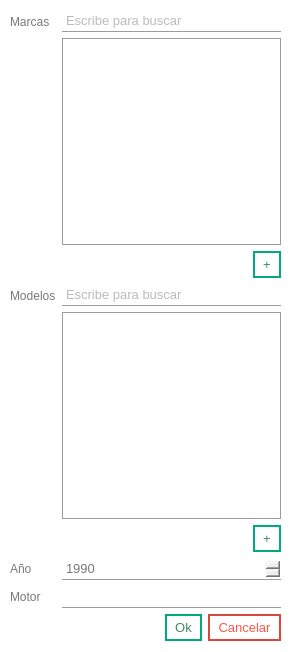
<?xml version="1.0" encoding="UTF-8"?>
<ui version="4.0">
    <class>Dialog</class>
    <widget class="QDialog" name="Dialog" key="a93bc25faac627fb8b33ee3f54f3696f">
        <property name="geometry">
            <rect>
                <x>0</x>
                <y>0</y>
                <width>295</width>
                <height>652</height>
            </rect>
        </property>
        <property name="windowTitle">
            <string>Nueva Marca</string>
        </property>
        <property name="styleSheet">
            <string notr="true">QMainWindow, QDialog{
                background-color: rgb(255, 255, 255);
                }

                /**** QPushButton (enabled) ****/
                QPushButton
                {
                background-color: rgb(85, 170, 255);
                font: 10pt;
                color: rgb(255, 255, 255);
                padding: 4px 8px;
                border: 2px solid rgb(85, 170, 255);
                border-radius: 8px;
                padding: 5px;
                }

                QPushButton:hover
                {
                background-color: rgb(0, 121, 182);
                border: 2px solid rgb(66, 133, 199);
                }

                QPushButton:pressed
                {
                border:3px solid rgb(66, 133, 199);
                padding: -1px 1px 1px 1px;
                }

                /******* QLabel ***********/
                QLabel{
                color: rgb(120, 120, 120)
                }
                labelHab1:hover{
                color: rgb(120, 0, 0)
                }

                /*******QLineEdit************/
                QTextEdit {
                font: 10pt;
                color: rgb(120, 120, 120);
                border: 1px solid rgb(156, 156, 156);
                border-radius: 0px;
                padding: 2px;
                }
                QLineEdit, QDateEdit, QDoubleSpinBox, QSpinBox{
                font: 10pt;
                color: rgb(120, 120, 120);
                border: 1px solid rgb(156, 156, 156);
                border-radius: 0px;
                padding: 2px;
                border-top: 1px white;
                border-left: 1px white;
                border-right: 1px white;
                }
                /********QComboBox*******/
                QComboBox{
                font: 10pt;
                color: rgb(120, 120, 120);
                border: 1px solid rgb(156, 156, 156);
                padding: 2px;
                selection-background-color: white;
                selection-color: rgb(120, 120, 120);
                border-top: 1px white;
                border-left: 1px white;
                border-right: 1px white;
                }
                QComboBox QAbstractItemView
                {
                background-color: white;
                color:rgb(120, 120, 120);
                padding: 4px;
                border: 1px solid rgb(156, 156, 156);
                border-top: 1px white;
                border-left: 1px white;
                border-right: 1px white;
                }

                QLineEdit:hover, QDateEdit:hover, QDoubleSpinBox:hover, QComboBox:hover
                {
                color: rgb(85, 170, 255);
                border: 1px solid rgb(85, 170, 255);
                border-top: 1px white;
                border-left: 1px white;
                border-right: 1px white;
                }

                QLineEdit:focus, QDateEdit:focus, QDoubleSpinBox:focus, QComboBox:focus
                {
                border-color: rgb(90,200,255);
                border-top: 1px white;
                border-left: 1px white;
                border-right: 1px white;
                }

                QToolTip
                {
                background-color:rgb(85, 170, 255);
                color: white;
                border: 1px solid rgb(85, 170, 255);
                opacity: 50;
                padding: 1px;
                }
                QTabWidget
                {
                background-color: transparent;
                }

                QTabWidget::pane {
                border-top: 1px solid rgb(156, 156, 156);
                border-bottom: 1px solid rgb(156, 156, 156);
                position: absolute;
                top: -0.25em;
                }
                /**** QTabWidget (disabled) ****/
                QTabWidget::pane:disabled
                {
                border-color: rgb(60,60,60);
                }

                QTabWidget::tab-bar {
                alignment: center;
                border: 1px white;
                border-radius: 5px;
                }

                QTreeView
                {
                alternate-background-color: rgb(200,200,200);
                background-color: white;
                border: 1px solid rgb(156, 156, 156);
                font: 10pt;
                color: rgb(120,120,120);
                selection-background-color:rgb(90,200,255);
                selection-color: rgb(156, 156, 156);
                }
                QListView{
                alternate-background-color: rgb(200,200,200);
                background-color: white;
                border: 1px solid rgb(255, 255, 255);
                font: 8pt;
                color: rgb(120,120,120);
                selection-background-color:rgb(90,200,255);
                selection-color: rgb(156, 156, 156);
                }
            </string>
        </property>
        <widget class="QWidget" name="formLayoutWidget">
            <property name="geometry">
                <rect>
                    <x>10</x>
                    <y>10</y>
                    <width>271</width>
                    <height>631</height>
                </rect>
            </property>
            <layout class="QFormLayout" name="formLayout">
                <item row="0" column="0">
                    <widget class="QLabel" name="marcaLabel">
                        <property name="text">
                            <string>Marcas</string>
                        </property>
                    </widget>
                </item>
                <item row="1" column="0">
                    <widget class="QLabel" name="modeloLabel">
                        <property name="text">
                            <string>Modelos</string>
                        </property>
                    </widget>
                </item>
                <item row="2" column="0">
                    <widget class="QLabel" name="aOLabel">
                        <property name="text">
                            <string>Año</string>
                        </property>
                    </widget>
                </item>
                <item row="2" column="1">
                    <widget class="QSpinBox" name="yearSpinBox">
                        <property name="minimum">
                            <number>0</number>
                        </property>
                        <property name="maximum">
                            <number>2050</number>
                        </property>
                        <property name="value">
                            <number>1990</number>
                        </property>
                    </widget>
                </item>
                <item row="3" column="0">
                    <widget class="QLabel" name="motorLabel">
                        <property name="text">
                            <string>Motor</string>
                        </property>
                    </widget>
                </item>
                <item row="3" column="1">
                    <widget class="QLineEdit" name="motorLineEdit"/>
                </item>
                <item row="4" column="1">
                    <layout class="QHBoxLayout" name="horizontalLayout_2">
                        <item>
                            <spacer name="horizontalSpacer">
                                <property name="orientation">
                                    <enum>Qt::Horizontal</enum>
                                </property>
                                <property name="sizeHint" stdset="0">
                                    <size>
                                        <width>40</width>
                                        <height>20</height>
                                    </size>
                                </property>
                            </spacer>
                        </item>
                        <item>
                            <widget class="QPushButton" name="okPushButton">
                                <property name="styleSheet">
                                    <string notr="true">QPushButton
                                        {
                                        background-color: white;
                                        font: 10pt;
                                        color: rgb(67, 136, 101);
                                        padding: 4px 8px;
                                        border: 2px solid rgb(0, 170, 127);
                                        border-bottom-right-radius: 0px;
                                        border-bottom-left-radius: 0px;
                                        border-top-right-radius: 0px;
                                        border-top-left-radius: 0px;
                                        }

                                        :hover
                                        {
                                        background-color: rgb(0, 170, 127);
                                        color: white;
                                        border: 2px solid rgb(120, 200, 29);
                                        }

                                        :pressed
                                        {
                                        border:3px solid rgb(255, 255, 255);
                                        padding: -1px 1px 1px 1px;
                                        }
                                    </string>
                                </property>
                                <property name="text">
                                    <string>Ok</string>
                                </property>
                            </widget>
                        </item>
                        <item>
                            <widget class="QPushButton" name="cancelPushButton">
                                <property name="styleSheet">
                                    <string notr="true">QPushButton{
                                        background-color: white;
                                        font: 10pt;
                                        color: rgb(255, 86, 71);
                                        padding: 4px 8px;
                                        border: 2px solid rgb(217, 71, 60);
                                        border-bottom-right-radius: 0px;
                                        border-bottom-left-radius: 0px;
                                        border-top-right-radius: 0px;
                                        border-top-left-radius: 0px;
                                        }

                                        :hover{
                                        background-color: rgb(217, 71, 60);
                                        border: 2px solid rgb(255, 86, 71);
                                        color: white;
                                        }

                                        :pressed{
                                        border:3px solid rgb(255, 255, 255);
                                        padding: -1px 1px 1px 1px;
                                        }
                                    </string>
                                </property>
                                <property name="text">
                                    <string>Cancelar</string>
                                </property>
                            </widget>
                        </item>
                    </layout>
                </item>
                <item row="0" column="1">
                    <layout class="QVBoxLayout" name="verticalLayout">
                        <item>
                            <widget class="QLineEdit" name="makeLineEdit">
                                <property name="maxLength">
                                    <number>20</number>
                                </property>
                                <property name="placeholderText">
                                    <string>Escribe para buscar</string>
                                </property>
                            </widget>
                        </item>
                        <item>
                            <widget class="QTreeWidget" name="makesTreeWidget">
                                <property name="headerHidden">
                                    <bool>true</bool>
                                </property>
                                <column>
                                    <property name="text">
                                        <string>New Column</string>
                                    </property>
                                </column>
                            </widget>
                        </item>
                        <item>
                            <layout class="QHBoxLayout" name="horizontalLayout_3">
                                <item>
                                    <spacer name="horizontalSpacer_2">
                                        <property name="orientation">
                                            <enum>Qt::Horizontal</enum>
                                        </property>
                                        <property name="sizeHint" stdset="0">
                                            <size>
                                                <width>40</width>
                                                <height>20</height>
                                            </size>
                                        </property>
                                    </spacer>
                                </item>
                                <item>
                                    <widget class="QPushButton" name="addMakePushButton">
                                        <property name="styleSheet">
                                            <string notr="true">QPushButton
                                                {
                                                background-color: white;
                                                font: 10pt;
                                                color: rgb(67, 136, 101);
                                                padding: 4px 8px;
                                                border: 2px solid rgb(0, 170, 127);
                                                border-bottom-right-radius: 0px;
                                                border-bottom-left-radius: 0px;
                                                border-top-right-radius: 0px;
                                                border-top-left-radius: 0px;
                                                }

                                                :hover
                                                {
                                                background-color: rgb(0, 170, 127);
                                                color: white;
                                                border: 2px solid rgb(120, 200, 29);
                                                }

                                                :pressed
                                                {
                                                border:3px solid rgb(255, 255, 255);
                                                padding: -1px 1px 1px 1px;
                                                }
                                            </string>
                                        </property>
                                        <property name="text">
                                            <string>+</string>
                                        </property>
                                    </widget>
                                </item>
                            </layout>
                        </item>
                    </layout>
                </item>
                <item row="1" column="1">
                    <layout class="QVBoxLayout" name="verticalLayout_2">
                        <item>
                            <widget class="QLineEdit" name="modelLineEdit">
                                <property name="maxLength">
                                    <number>20</number>
                                </property>
                                <property name="placeholderText">
                                    <string>Escribe para buscar</string>
                                </property>
                            </widget>
                        </item>
                        <item>
                            <widget class="QTreeWidget" name="modelsTreeWidget">
                                <property name="headerHidden">
                                    <bool>true</bool>
                                </property>
                                <column>
                                    <property name="text">
                                        <string>New Column</string>
                                    </property>
                                </column>
                            </widget>
                        </item>
                        <item>
                            <layout class="QHBoxLayout" name="horizontalLayout_4">
                                <item>
                                    <spacer name="horizontalSpacer_3">
                                        <property name="orientation">
                                            <enum>Qt::Horizontal</enum>
                                        </property>
                                        <property name="sizeHint" stdset="0">
                                            <size>
                                                <width>40</width>
                                                <height>20</height>
                                            </size>
                                        </property>
                                    </spacer>
                                </item>
                                <item>
                                    <widget class="QPushButton" name="addModelPushButton">
                                        <property name="styleSheet">
                                            <string notr="true">QPushButton
                                                {
                                                background-color: white;
                                                font: 10pt;
                                                color: rgb(67, 136, 101);
                                                padding: 4px 8px;
                                                border: 2px solid rgb(0, 170, 127);
                                                border-bottom-right-radius: 0px;
                                                border-bottom-left-radius: 0px;
                                                border-top-right-radius: 0px;
                                                border-top-left-radius: 0px;
                                                }

                                                :hover
                                                {
                                                background-color: rgb(0, 170, 127);
                                                color: white;
                                                border: 2px solid rgb(120, 200, 29);
                                                }

                                                :pressed
                                                {
                                                border:3px solid rgb(255, 255, 255);
                                                padding: -1px 1px 1px 1px;
                                                }
                                            </string>
                                        </property>
                                        <property name="text">
                                            <string>+</string>
                                        </property>
                                    </widget>
                                </item>
                            </layout>
                        </item>
                    </layout>
                </item>
            </layout>
        </widget>
    </widget>
    <resources/>
    <connections/>
</ui>
